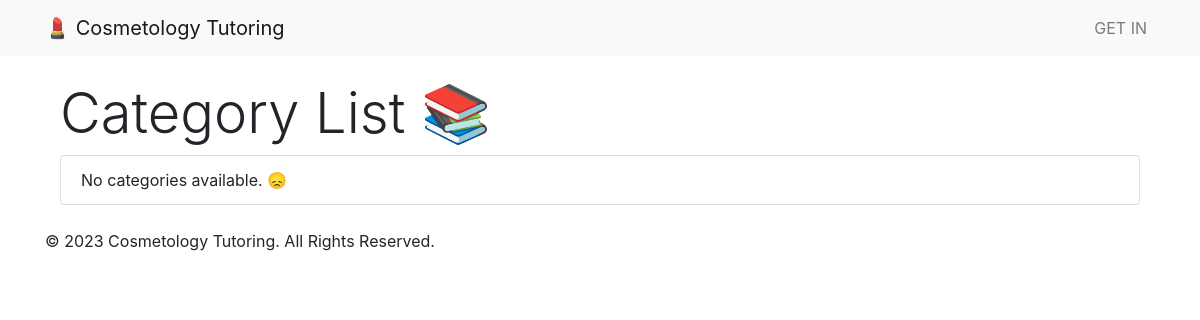
Before: /tutorials/categories/ with the older database file.
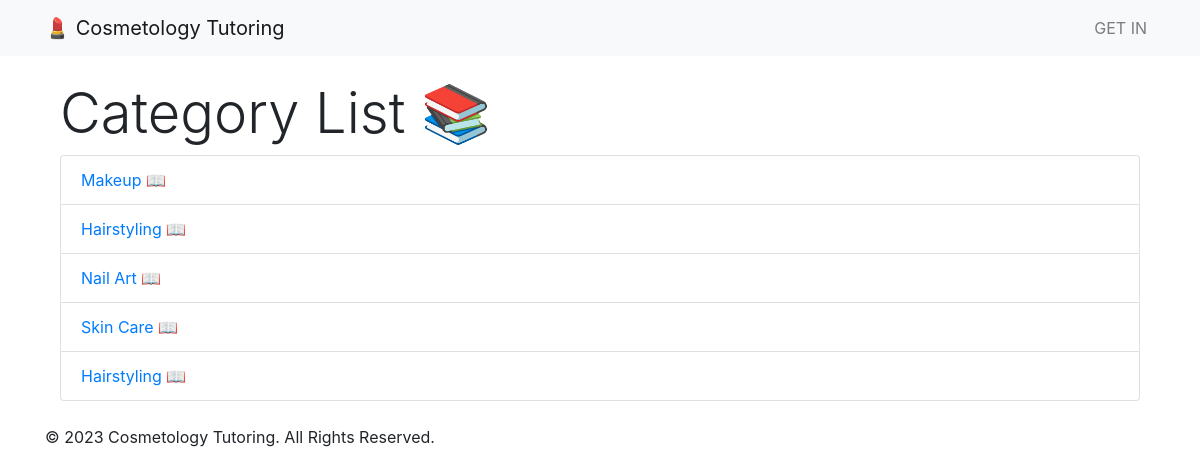
After: the same page with the newer database file.
### tutorials/models.py (models this page shows, shortened)
class Category(models.Model):
    name = models.CharField(max_length=100)
    description = models.TextField()
    creator = models.ForeignKey(User, on_delete=models.CASCADE)  # Add a creator field
    class Meta:
        permissions = [
            ("can_change_category", "Can change category"),
            ("can_delete_category", "Can delete category"),
        ]

### tutorials/views.py (the view)
# urls.py: path('categories/', views.CategoryListView.as_view(), name='category-list'),
class CategoryListView(ListView):
    model = Category
    template_name = 'tutorials/category_list.html'
    context_object_name = 'categories'

### templates/tutorials/category_list.html (shortened to what this page needs)
{% extends "base.html" %}
{% block content %}
<div class="container my-4">
    <h1 class="display-4">Category List 📚</h1>
    <ul class="list-group">
        {% for category in categories %}
            <li class="list-group-item">
                <a href="{% url 'category-detail' category.pk %}">{{ category.name }} 📖</a>
            </li>
        {% empty %}
            <li class="list-group-item">No categories available. 😞</li>
        {% endfor %}
    </ul>
</div>
{% endblock %}

Changed rows visible on the page:
added Category: name "Makeup"
added Category: name "Hairstyling"
added Category: name "Nail Art"
added Category: name "Skin Care"
added Category: name "Hairstyling"
Other visible differences:
text no longer shown: "No categories available. 😞"
